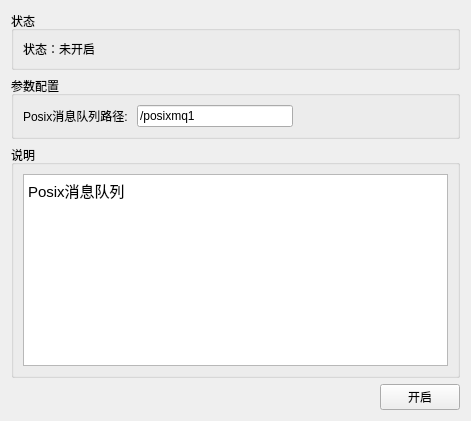
           <widget class="QWidget" name="tab_7">
            <attribute name="title">
             <string>配置状态</string>
            </attribute>
            <layout class="QGridLayout" name="gridLayout_14">
             <item row="0" column="0" colspan="2">
              <widget class="QGroupBox" name="groupBox_7">
               <property name="title">
                <string>状态</string>
               </property>
               <layout class="QVBoxLayout" name="verticalLayout_6">
                <item>
                 <widget class="QLabel" name="posixmq_state_label">
                  <property name="text">
                   <string>状态：未开启</string>
                  </property>
                 </widget>
                </item>
               </layout>
              </widget>
             </item>
             <item row="1" column="0" colspan="2">
              <widget class="QGroupBox" name="groupBox_8">
               <property name="title">
                <string>参数配置</string>
               </property>
               <layout class="QGridLayout" name="gridLayout_15">
                <item row="0" column="0">
                 <layout class="QHBoxLayout" name="horizontalLayout_6">
                  <item>
                   <widget class="QLabel" name="label_9">
                    <property name="text">
                     <string>Posix消息队列路径: </string>
                    </property>
                   </widget>
                  </item>
                  <item>
                   <widget class="QLineEdit" name="posixmq_lineEdit01">
                    <property name="text">
                     <string>/posixmq1</string>
                    </property>
                   </widget>
                  </item>
                  <item>
                   <spacer name="horizontalSpacer_8">
                    <property name="orientation">
                     <enum>Qt::Horizontal</enum>
                    </property>
                    <property name="sizeHint" stdset="0">
                     <size>
                      <width>40</width>
                      <height>20</height>
                     </size>
                    </property>
                   </spacer>
                  </item>
                 </layout>
                </item>
               </layout>
              </widget>
             </item>
             <item row="2" column="0" colspan="2">
              <widget class="QGroupBox" name="groupBox_9">
               <property name="title">
                <string>说明</string>
               </property>
               <layout class="QGridLayout" name="gridLayout_16">
                <item row="0" column="0">
                 <widget class="QTextBrowser" name="textBrowser_3">
                  <property name="html">
                   <string>&lt;!DOCTYPE HTML PUBLIC &quot;-//W3C//DTD HTML 4.0//EN&quot; &quot;http://www.w3.org/TR/REC-html40/strict.dtd&quot;&gt;
&lt;html&gt;&lt;head&gt;&lt;meta name=&quot;qrichtext&quot; content=&quot;1&quot; /&gt;&lt;style type=&quot;text/css&quot;&gt;
p, li { white-space: pre-wrap; }
&lt;/style&gt;&lt;/head&gt;&lt;body style=&quot; font-family:'文泉驿微米黑'; font-size:11pt; font-weight:400; font-style:normal;&quot;&gt;
&lt;p style=&quot; margin-top:0px; margin-bottom:0px; margin-left:0px; margin-right:0px; -qt-block-indent:0; text-indent:0px;&quot;&gt;Posix消息队列&lt;/p&gt;&lt;/body&gt;&lt;/html&gt;</string>
                  </property>
                 </widget>
                </item>
               </layout>
              </widget>
             </item>
             <item row="3" column="0">
              <spacer name="horizontalSpacer_9">
               <property name="orientation">
                <enum>Qt::Horizontal</enum>
               </property>
               <property name="sizeHint" stdset="0">
                <size>
                 <width>363</width>
                 <height>20</height>
                </size>
               </property>
              </spacer>
             </item>
             <item row="3" column="1">
              <widget class="QPushButton" name="posixmq_btn_enter">
               <property name="text">
                <string>开启</string>
               </property>
              </widget>
             </item>
            </layout>
           </widget>
